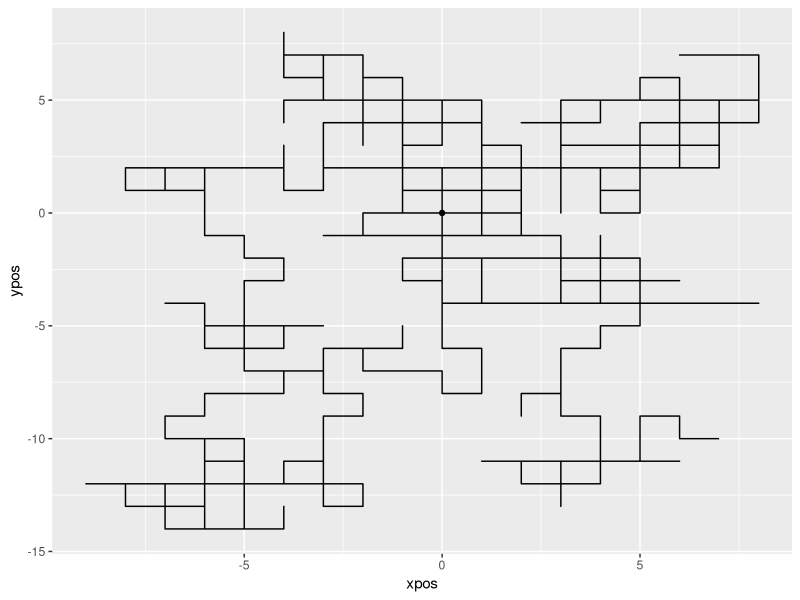
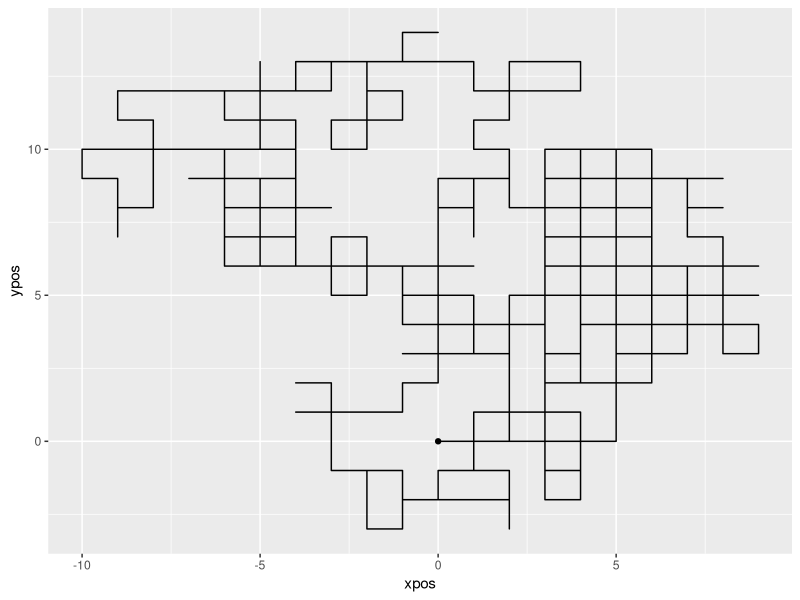

Write R code to recreate these figures, in order.
## ---- chunk 1
knitr::opts_chunk$set(comment = NA, tidy = TRUE)
## ---- chunk 2
rm(list=ls())
## ---- chunk 3
ls()
x <- 1:10
y <- x+3
ls()
rm(y)
ls()
rm(x)
ls()
## ---- chunk 4
f <- function(x = 3, y = 2){
  out <-  x + y
  return(out)
}
f()
## ---- chunk 5
# Check the objects in the workspace...
## ---- chunk 6
out <- 17
ls()
## ---- chunk 7
# Execute f() and see the value of out
## ---- chunk 8
f <- function(y = 2){
  out <- x+y
  return(out)
}
## ---- chunk 9

## ---- chunk 10
make.power <- function(n){
  out <- function(x){
    x ^ n
  }
  return(out)
}
## ---- chunk 11
square <- make.power(2)
cube <- make.power(3)
square(5)
cube(5)
## ---- chunk 12
# Show objects in the workspace here...
## ---- chunk 13
library(ggplot2)

rand_walk_1 <- function(n) {
    xpos <- 0
    ypos <- 0
    move_horiz <-  c(TRUE, FALSE)
    move_directions <-  c(1, -1)
    for(i in 2:n)
      if (sample(move_horiz, 1)) {
        xpos[i] <- xpos[i-1] + sample(move_directions, 1)
        ypos[i] <- ypos[i-1]
      }
    else {
      xpos[i] <- xpos[i-1]
      ypos[i] <- ypos[i-1] + sample(move_directions, 1)
    }
    return(data.frame(xpos = xpos, ypos = ypos))
}

set.seed(11)
rw1 <- rand_walk_1(n = 500)
ggplot(data = rw1, aes(x = xpos, y = ypos)) + 
  geom_path() +
  geom_point(data = data.frame(x = 0, y = 0), aes(x = x, y = y))
## ---- chunk 14
rand_walk_1 <- function(n) {
    ##Start at (0,0)
    xpos <- 0
    ypos <- 0
    ##Two vectors to sample from. One to determine whether the move 
    ##is horizontal or vertical. Another to determine whether the 
    ##move is +1 or -1 in the specified direction
    move_horiz <-  c(TRUE, FALSE)
    move_directions <- c(1, -1)
    ##The loop which computes the moves
    for(i in 2:n){
      ##Check whether to move horizontally or vertically
      if (sample(move_horiz, 1)) {
        ##Make the move, either +1 or -1
        xpos[i] <- xpos[i-1] + sample(move_directions, 1)
        ypos[i] <- ypos[i-1]
      ##If not horizontal, then vertical
      } else {
        xpos[i] <- xpos[i-1]
        ypos[i] <- ypos[i-1] + sample(move_directions, 1)
      }
    }  
    ##return the full trajectory
    return(data.frame(xpos = xpos, ypos = ypos))
}
## ---- chunk 15
rand_walk_1(5)
rw500 <- rand_walk_1(500)
ggplot(data = rw500, aes(x = xpos, y = ypos)) + 
  geom_path() + 
  geom_point(data = data.frame(x = 0, y = 0), aes(x = x, y = y))
## ---- chunk 16
system.time(rand_walk_1(1000000))
## ---- chunk 17
# Create rand_walk_2 here...
## ---- chunk 18
# Time rand_walk_2 here
## ---- chunk 19
rand_walk_3 <- function(n) {
    xpos <- numeric(n)
    ypos <- numeric(n)
    ##Two vectors to sample from. One to determine whether the move 
    ##is horizontal or vertical. Another to determine whether the 
    ##move is +1 or -1 in the specified direction
    move_horiz <- sample(c(TRUE, FALSE), n-1, replace = TRUE)
    move_directions <- c(-1,1)
    ##The loop which computes the moves
    for(i in 2:n){
      ##Check whether to move horizontally or vertically
      if (move_horiz[i-1]) {
        ##Make the move, either +1 or -1
        xpos[i] <- xpos[i-1] + sample(move_directions, 1)
        ypos[i] <- ypos[i-1]
      } ##If not horizontal, then vertical
    else {
      xpos[i] <- xpos[i-1]
      ypos[i] <- ypos[i-1] + sample(move_directions, 1)
    }
    }  
    ##return the full trajectory
    return(data.frame(xpos = xpos, ypos = ypos))
  }
## ---- chunk 20
system.time(rand_walk_3(1000000))
## ---- chunk 21
# Create rand_walk_4 here and time it for n=1000000
## ---- chunk 22
cumsum(1:10)
ifelse(TRUE, "a", "b")
ifelse(c(TRUE, TRUE, FALSE, FALSE, TRUE), "a", "b")
## ---- chunk 23
rand_walk_5 <- function(n){
  move_horiz <- sample(c(TRUE, FALSE), n-1, replace = TRUE)
  move_directions <- sample(c(-1, 1), n-1, replace = TRUE)
  xpos <- c(0, cumsum(ifelse(move_horiz, move_directions, 0)))
  ypos <- c(0, cumsum(ifelse(move_horiz, 0, move_directions)))
  return(data.frame(xpos = xpos, ypos = ypos))
}
## ---- chunk 24
# Time rand_walk_5 here for n=1000000
## ---- chunk 25
rand_walk_6 <- function(n){
  move_type <- sample(1:4, n-1, replace = TRUE)
  xmoves <- c(-1, 1, 0, 0)
  ymoves <- c(0, 0, -1, 1)
  xpos <-  c(0, cumsum(xmoves[move_type]))
  ypos <-  c(0, cumsum(ymoves[move_type]))
  return(data.frame(xpos = xpos, ypos = ypos))
}
## ---- chunk 26
# Time rand_walk_6 here for n=1000000
